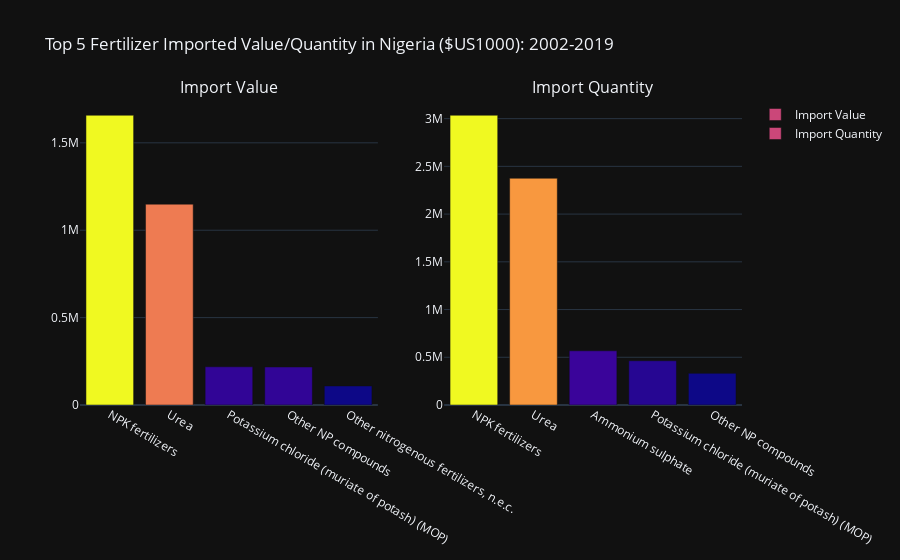

The notebook cell this image was saved under:
### Code cell
plot_subplot_bar("Top 5 Fertilizer Imported Value/Quantity in Nigeria ($US1000): 2002-2019", 
                 fertilizer_by_import_value, fertilizer_by_import_quantity, "Import Value", "Import Quantity" )

### Figure 1 — Plotly figure (JSON) as saved in the notebook; plotly's stock layout.template omitted (floating-point values rounded to 4 significant figures)
{"data": [{"marker": {"color": [1658000.0, 1149000.0, 218600.0, 217600.0, 109100.0]}, "name": "Import Value", "type": "bar", "x": ["NPK fertilizers", "Urea", "Potassium chloride (muriate of potash) (MOP)", "Other NP compounds", "Other nitrogenous fertilizers, n.e.c."], "xaxis": "x", "y": [1658000.0, 1149000.0, 218600.0, 217600.0, 109100.0], "yaxis": "y"}, {"marker": {"color": [3035000.0, 2375000.0, 567900.0, 463500.0, 331600.0]}, "name": "Import Quantity", "type": "bar", "x": ["NPK fertilizers", "Urea", "Ammonium sulphate", "Potassium chloride (muriate of potash) (MOP)", "Other NP compounds"], "xaxis": "x2", "y": [3035000.0, 2375000.0, 567900.0, 463500.0, 331600.0], "yaxis": "y2"}], "layout": {"annotations": [{"font": {"size": 16}, "showarrow": false, "text": "Import Value", "x": 0.225, "xanchor": "center", "xref": "paper", "y": 1, "yanchor": "bottom", "yref": "paper"}, {"font": {"size": 16}, "showarrow": false, "text": "Import Quantity", "x": 0.775, "xanchor": "center", "xref": "paper", "y": 1, "yanchor": "bottom", "yref": "paper"}], "title": {"text": "Top 5 Fertilizer Imported Value/Quantity in Nigeria ($US1000): 2002-2019"}, "xaxis": {"anchor": "y", "domain": [0, 0.45]}, "xaxis2": {"anchor": "y2", "domain": [0.55, 1]}, "yaxis": {"anchor": "x", "domain": [0, 1]}, "yaxis2": {"anchor": "x2", "domain": [0, 1]}}}
